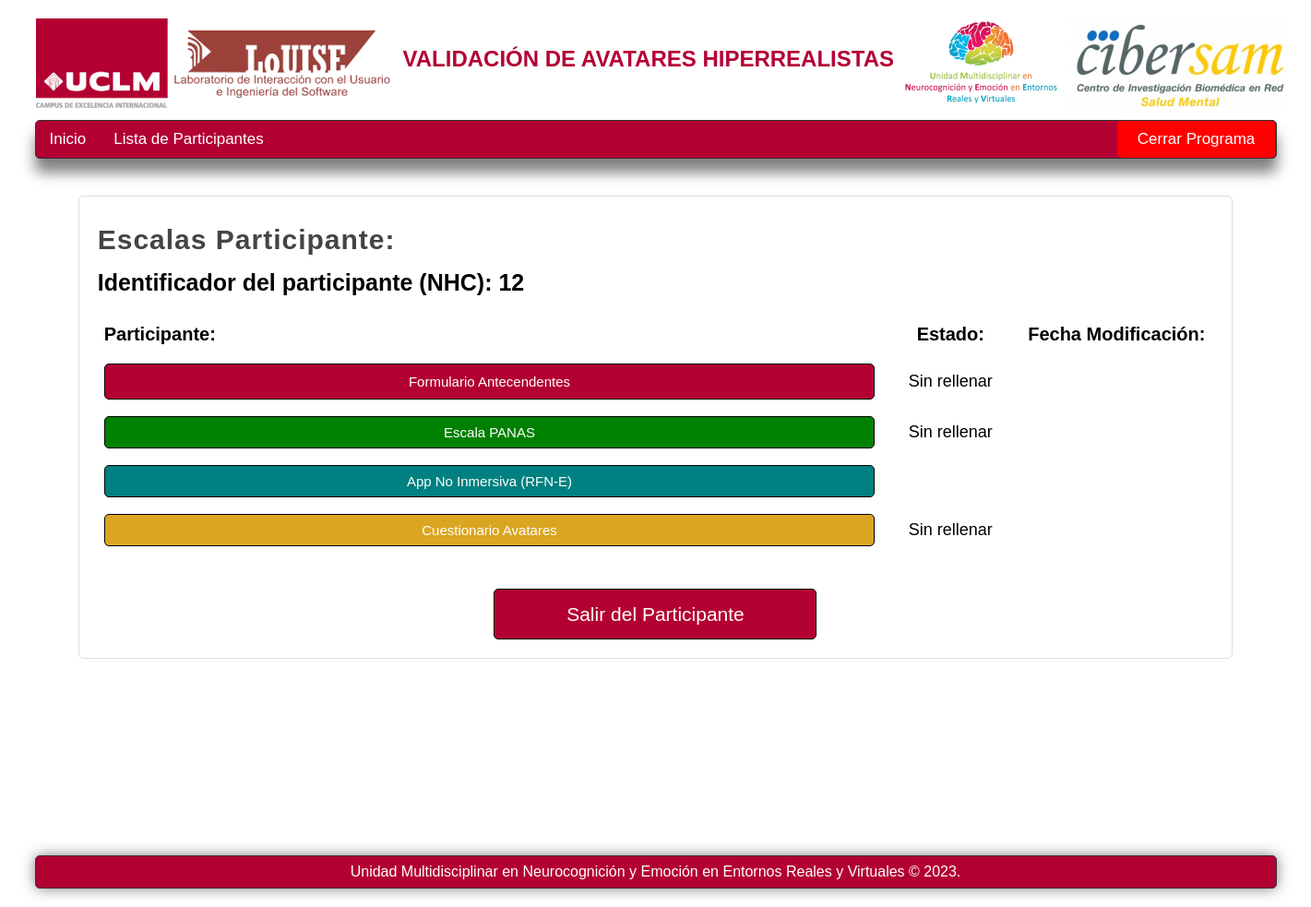
Page /listaformulariosparticipante/control/1/12/28-06-2023 02:34:57/ on the committed database.
### appcarasrealistas.py (models this page shows)
class Formularioantecedentes(db.Model):
    __bind_key__ = 'datosappcarasrealistas'
    idescala = db.Column(db.Integer, primary_key=True)
    idparticipante = db.Column(db.Text)
    nhcparticipante = db.Column(db.Text)
    tipoparticipante = db.Column(db.Text)
    estadoparticipante = db.Column(db.Text)
    estadoescala = db.Column(db.Text)
    fechacreacion = db.Column(db.Text)
    fechaultimamodificacion = db.Column(db.Text)
    antecedentespersonalessomaticos = db.Column(db.Text)
    diagnosticodms5 = db.Column(db.Text)
    faseenfermedadactual = db.Column(db.Text)
    edadiniciosintomatologia = db.Column(db.Text)
    anosevolucionenfermedad = db.Column(db.Text)
    numerodescompensaciones = db.Column(db.Text)
    numerodescompensaciones6meses = db.Column(db.Text)
    numeroingresos = db.Column(db.Text)
    numeroingresos6meses = db.Column(db.Text)
    tratamientopsicofarmacologico = db.Column(db.Text)
    tratamientopsicofarmacologico = db.Column(db.Text)
    tratamientomedicoactual = db.Column(db.Text)
    antecedentespersonalestoxicos1 = db.Column(db.Text)
    antecedentespersonalestoxicos8 = db.Column(db.Text)
    antecedentespersonalestoxicos2 = db.Column(db.Text)
    antecedentespersonalestoxicos3 = db.Column(db.Text)
    antecedentespersonalestoxicos4 = db.Column(db.Text)
    antecedentespersonalestoxicos5 = db.Column(db.Text)
    antecedentespersonalestoxicos6 = db.Column(db.Text)
    antecedentespersonalestoxicos7 = db.Column(db.Text)
    textoantecedentespersonalestoxicos = db.Column(db.Text)
    criteriosabuso = db.Column(db.Text)
    antecedentesfamiliarespsiquiatricos = db.Column(db.Text)

class Escalapanas(db.Model):
    __bind_key__ = 'datosappcarasrealistas'
    idescala = db.Column(db.Integer, primary_key=True)
    idparticipante = db.Column(db.Text)
    nhcparticipante = db.Column(db.Text)
    tipoparticipante = db.Column(db.Text)
    estadoparticipante = db.Column(db.Text)
    estadoescala = db.Column(db.Text)
    fechacreacion = db.Column(db.Text)
    fechaultimamodificacion = db.Column(db.Text)
    escalapanas1 = db.Column(db.Text)
    escalapanas2 = db.Column(db.Text)
    escalapanas3 = db.Column(db.Text)
    escalapanas4 = db.Column(db.Text)
    escalapanas5 = db.Column(db.Text)
    escalapanas6 = db.Column(db.Text)
    escalapanas7 = db.Column(db.Text)
    escalapanas8 = db.Column(db.Text)
    escalapanas9 = db.Column(db.Text)
    escalapanas10 = db.Column(db.Text)
    escalapanas11 = db.Column(db.Text)
    escalapanas12 = db.Column(db.Text)
    escalapanas13 = db.Column(db.Text)
    escalapanas14 = db.Column(db.Text)
    escalapanas15 = db.Column(db.Text)
    escalapanas16 = db.Column(db.Text)
    escalapanas17 = db.Column(db.Text)
    escalapanas18 = db.Column(db.Text)
    escalapanas19 = db.Column(db.Text)
    escalapanas20 = db.Column(db.Text)

class Cuestionarioavatares(db.Model):
    __bind_key__ = 'datosappcarasrealistas'
    idescala = db.Column(db.Integer, primary_key=True)
    idparticipante = db.Column(db.Text)
    nhcparticipante = db.Column(db.Text)
    tipoparticipante = db.Column(db.Text)
    estadoparticipante = db.Column(db.Text)
    estadoescala = db.Column(db.Text)
    fechacreacion = db.Column(db.Text)
    fechaultimamodificacion = db.Column(db.Text)
    cuestionarioavatares1 = db.Column(db.Text)
    cuestionarioavatares2 = db.Column(db.Text)
    cuestionarioavatares3 = db.Column(db.Text)
    cuestionarioavatares4 = db.Column(db.Text)
    cuestionarioavatares5_1 = db.Column(db.Text)
    cuestionarioavatares5_2 = db.Column(db.Text)
    cuestionarioavatares5_3 = db.Column(db.Text)
    cuestionarioavatares6 = db.Column(db.Text)
    cuestionarioavatares7 = db.Column(db.Text)
    cuestionarioavatares8 = db.Column(db.Text)
    cuestionarioavatares9 = db.Column(db.Text)

### appcarasrealistas.py (the view)
@appcarasrealistas.route("/listaformulariosparticipante/<string:tipoparticipante>/<int:idparticipante>/<string:nhcparticipante>/<string:fechacreacion>/", methods=["GET", "POST"])
def listaformulariosparticipante(tipoparticipante="", idparticipante=None, nhcparticipante="", fechacreacion=""):
    if request.method == 'POST':
        if request.form.get('salirparticipante') == "Salir del Participante":
            return redirect(url_for('listaparticipantes', tipoparticipante=tipoparticipante))
    if tipoparticipante == "control":
        datosformularioantecedentesestable = buscarfirstparticipante(Formularioantecedentes, idparticipante, nhcparticipante, fechacreacion)
        datosescalapanasestable = buscarfirstparticipante(Escalapanas, idparticipante, nhcparticipante, fechacreacion)
        datoscuestionarioavataresestable = buscarfirstparticipante(Cuestionarioavatares, idparticipante, nhcparticipante, fechacreacion)
        datosappcaraspantallaestable = buscarfirstparticipanteappcaras(Appcaraspantalla, idparticipante, nhcparticipante)
        tipolayout = 'layoutinicio2.html'
        return render_template("listaformulariosparticipante.html", tipolayout=tipolayout, tipoparticipante=tipoparticipante, idparticipante=idparticipante, nhcparticipante=nhcparticipante, fechacreacion=fechacreacion,
                                datosformularioantecedentesestable = datosformularioantecedentesestable, datosescalapanasestable = datosescalapanasestable,
                                datoscuestionarioavataresestable = datoscuestionarioavataresestable, datosappcaraspantallaestable = datosappcaraspantallaestable)

### appcarasrealistas.py (called while the page is built)
def buscarfirstparticipante(nombretablabd, idparticipante, nhcparticipante, fechacreacion):
    buscarfirst = nombretablabd.query.filter_by(fechacreacion = fechacreacion).filter_by(idparticipante = idparticipante).filter_by(nhcparticipante = nhcparticipante).first()
    return buscarfirst

def buscarfirstparticipanteappcaras(nombretablabd, idparticipante, nhcparticipante):
    buscarfirst = nombretablabd.query.filter_by(idnumericoparticipante = idparticipante).filter_by(nhcparticipante = nhcparticipante).first()
    return buscarfirst

### templates/listaformulariosparticipante.html (shortened to what this page needs)
{% extends tipolayout %}
{% block nav %}
    <li>
        <a href="/">Inicio</a>
    </li>
    {% if tipoparticipante == "control"%}
        <li>
            <a href="/listaparticipantes/control">Lista de Participantes</a>
        </li>
        <li>
            <a class="cerrarprogramabipolares2" href="/salir" onclick="return confirm('¿Estas seguro de que deseas cerrar el programa?')">Cerrar Programa</a>
        </li>
    {% endif %}
{% endblock %}
{% block content %}
    {% if tipoparticipante == "control"%}
        <h1 class="titulo2">Escalas Participante:</h1>
    {% endif %}
    <div>
        <h3>Identificador del participante (NHC): {{ nhcparticipante }}</h3>
    </div>
    <br>
    <div class="divtable1">
        <table class="table7">
            <thead class="theadtable">
                <tr>
                    <td class="titulostablas6">Participante:</td>
                    <td class="titulostablas13">Estado:</td>
                    <td class="titulostablas9">Fecha Modificación:</td>
                </tr>
            </thead>
            <tbody class="tbodytable1">
                <tr>
                    <td class="contenidotabla3">
                        <a class="btn3" href="/formularioantecedentes/{{ tipoparticipante }}/estable/{{ idparticipante }}/{{ nhcparticipante }}/{{ fechacreacion }}">Formulario Antecendentes</a>
                    </td>
                    <td class="contenidotabla3">
                        {{ datosformularioantecedentesestable.estadoescala }}
                    </td>
                    <td class="contenidotabla3">
                    </td>
                </tr>
            <tr>
                <td class="contenidotabla3">
                    <a class="btn5" href="/escalapanas/{{ tipoparticipante }}/estable/{{ idparticipante }}/{{ nhcparticipante }}/{{ fechacreacion }}">Escala PANAS</a>
                </td>
                <td class="contenidotabla3">
                    {{ datosescalapanasestable.estadoescala }}
                </td>
                <td class="contenidotabla3">
                </td>
            </tr>
            <tr>
                <td class="contenidotabla3">
                    {% if not datosappcaraspantallaestable.nhcparticipante %}
                    <a class="btn11" href="/appcaraspantalla/{{ tipoparticipante }}/estable/{{ idparticipante }}/{{ nhcparticipante }}/{{ fechacreacion }}">App No Inmersiva (RFN-E)</a>
                    {% endif %}
                </td>
                <td class="contenidotabla3">
                </td>
                <td class="contenidotabla3">
                </td>
            </tr>
            <tr>
                <td class="contenidotabla3">
                    <a class="btn6" href="/cuestionarioavatares/{{ tipoparticipante }}/estable/{{ idparticipante }}/{{ nhcparticipante }}/{{ fechacreacion }}">Cuestionario Avatares</a>
                </td>
                <td class="contenidotabla3">
                    {{ datoscuestionarioavataresestable.estadoescala }}
                </td>
                <td class="contenidotabla3">
                </td>
            </tr>
            </tbody>
        </table>
    </div>
    <br>
    <br>
    <div class="botonguardar">
        <form action="" method="post">
            <input class="botonsalirparticipante" type="submit" id="salirparticipante" name="salirparticipante" value="Salir del Participante" />
        </form>
    </div>
{% endblock %}

### static/css/styles.css (style rules this page uses)
* { margin: 0px; padding: 0px; list-style: none; font-family: Arial; }
body { background-color: white; }
.box h3 { font-size: 25px; }
nav ul li { line-height: 40px; float: left; }
nav ul li a { list-style: none; text-decoration: none; display: block; padding-left: 15px; padding-right: 15px; color: white; }
.cerrarprogramabipolares2 { list-style: none; text-decoration: none; display: block; padding-left: 22px; padding-right: 22px; background: red; border-radius: 5px; color: white; margin-left: 910px; }
form { display: block; margin-left: auto; margin-right: auto; width: 1090.8px; }
.box form input { display: inline-block; padding: 0px; padding-left: 5px; padding-right: 5px; font-size: 21px; }
.botonguardar { text-align: center; }
.botonsalirparticipante { text-decoration: none; padding: 10px; background: #B30033; font-size: 50px; color: white; border: 1px solid black; border-radius: 5px; display: inline-block; height: 55px; width: 350px; text-align: center; }
.titulo2 { color: #444444; letter-spacing: 1px; font-size: 30px; padding-bottom: 5px; margin-bottom: 10px; margin-top: 10px; }
.btn3 { text-decoration: none; font-size: 15px; padding: 10px; background: #B30033; color: white; border: 1px solid black; border-radius: 5px; display: block; text-align: center; }
.btn5 { text-decoration: none; font-size: 15px; padding: 8px; background: green; color: white; border: 1px solid black; border-radius: 5px; display: block; text-align: center; }
.btn11 { text-decoration: none; font-size: 15px; padding: 8px; background: teal; color: white; border: 1px solid black; border-radius: 5px; display: block; text-align: center; }
.btn6 { text-decoration: none; font-size: 15px; padding: 8px; background: goldenrod; color: white; border: 1px solid black; border-radius: 5px; display: block; text-align: center; }
table { table-layout: fixed; width: 100%; }
.theadtable { font-size: 18px; font-weight: bold; }
.titulostablas6 { font-size: 20px; width: auto; text-align: left; padding-top: 10px; padding-bottom: 10px; padding-left: 5px; padding-right: 5px }
.divtable1 { display: block; text-align: center; }
.titulostablas13 { font-size: 20px; width: 140px; text-align: center; padding-top: 10px; padding-bottom: 10px; padding-left: 5px; padding-right: 5px; }
.titulostablas9 { font-size: 20px; width: 196px; text-align: center; padding-top: 10px; padding-bottom: 10px; padding-left: 5px; padding-right: 5px; }
.table7 { table-layout: auto; margin: auto; width: 100%; }
.tbodytable1 { text-align: left; font-size: 18px; width: min-content; }
.contenidotabla3 { text-align: center; padding: 5px; padding-top: 8px; padding-bottom: 8px; }

### rows in the picture
Formularioantecedentes: estadoescala "Sin rellenar"
Escalapanas: estadoescala "Sin rellenar"
Cuestionarioavatares: estadoescala "Sin rellenar"

### other values in the picture
{{ nhcparticipante }} "12"
